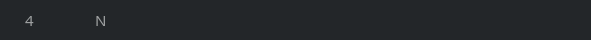
    <widget class="QGroupBox" name="RFIDgroupBox2_3">
     <property name="geometry">
      <rect>
       <x>6</x>
       <y>174</y>
       <width>591</width>
       <height>40</height>
      </rect>
     </property>
     <property name="styleSheet">
      <string notr="true">background-color: rgb(35, 38, 41);
border: 1px solid rgb(35, 38, 41);
border-radius: 17px</string>
     </property>
     <property name="title">
      <string/>
     </property>
     <widget class="QLabel" name="Rfidshno4">
      <property name="geometry">
       <rect>
        <x>20</x>
        <y>12</y>
        <width>21</width>
        <height>16</height>
       </rect>
      </property>
      <property name="font">
       <font>
        <family>AppleSDGothicNeoB00</family>
        <pointsize>11</pointsize>
        <weight>50</weight>
        <bold>false</bold>
       </font>
      </property>
      <property name="styleSheet">
       <string notr="true">color: rgb(159, 161, 162);</string>
      </property>
      <property name="text">
       <string>4</string>
      </property>
     </widget>
     <widget class="QLabel" name="RFIDaidm4">
      <property name="geometry">
       <rect>
        <x>90</x>
        <y>12</y>
        <width>41</width>
        <height>16</height>
       </rect>
      </property>
      <property name="font">
       <font>
        <family>AppleSDGothicNeoB00</family>
        <pointsize>11</pointsize>
        <weight>50</weight>
        <bold>false</bold>
       </font>
      </property>
      <property name="styleSheet">
       <string notr="true">color: rgb(159, 161, 162);</string>
      </property>
      <property name="text">
       <string>N</string>
      </property>
     </widget>
     <widget class="QLabel" name="M04IPlb">
      <property name="geometry">
       <rect>
        <x>290</x>
        <y>12</y>
        <width>121</width>
        <height>20</height>
       </rect>
      </property>
      <property name="font">
       <font>
        <family>AppleSDGothicNeoB00</family>
        <pointsize>11</pointsize>
        <weight>50</weight>
        <bold>false</bold>
       </font>
      </property>
      <property name="styleSheet">
       <string notr="true">color: rgb(159, 161, 162);</string>
      </property>
      <property name="text">
       <string/>
      </property>
     </widget>
     <widget class="QLabel" name="RFIDnote4">
      <property name="geometry">
       <rect>
        <x>410</x>
        <y>12</y>
        <width>151</width>
        <height>20</height>
       </rect>
      </property>
      <property name="font">
       <font>
        <family>AppleSDGothicNeoB00</family>
        <pointsize>11</pointsize>
        <weight>50</weight>
        <bold>false</bold>
       </font>
      </property>
      <property name="styleSheet">
       <string notr="true">color: rgb(159, 161, 162);</string>
      </property>
      <property name="text">
       <string/>
      </property>
     </widget>
     <widget class="QLabel" name="StateM04lb">
      <property name="geometry">
       <rect>
        <x>210</x>
        <y>10</y>
        <width>31</width>
        <height>21</height>
       </rect>
      </property>
      <property name="text">
       <string/>
      </property>
     </widget>
    </widget>
